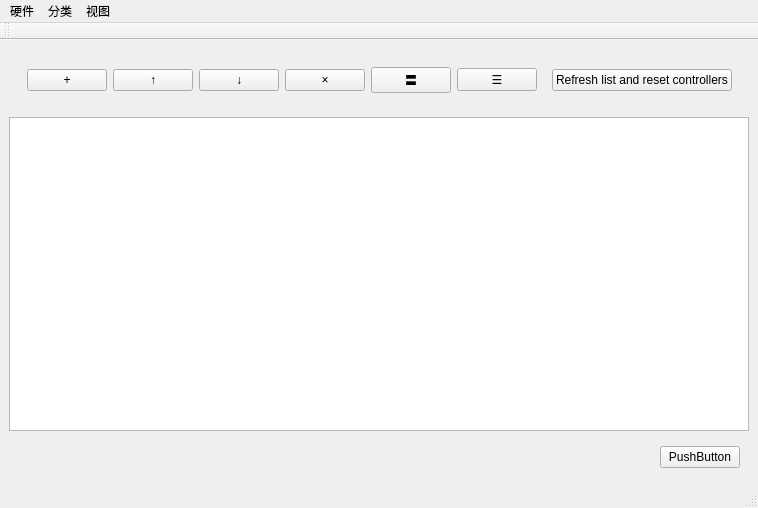
<?xml version="1.0" encoding="UTF-8"?>
<ui version="4.0">
 <class>hardware</class>
 <widget class="QMainWindow" name="hardware">
  <property name="geometry">
   <rect>
    <x>0</x>
    <y>0</y>
    <width>758</width>
    <height>508</height>
   </rect>
  </property>
  <property name="windowTitle">
   <string>MainWindow</string>
  </property>
  <widget class="QWidget" name="centralwidget">
   <layout class="QVBoxLayout" name="verticalLayout">
    <item>
     <widget class="QWidget" name="widget_3" native="true">
      <layout class="QHBoxLayout" name="horizontalLayout_3">
       <item>
        <widget class="QWidget" name="widget" native="true">
         <layout class="QHBoxLayout" name="horizontalLayout_2">
          <item>
           <widget class="QPushButton" name="Plus_Button">
            <property name="text">
             <string>+</string>
            </property>
           </widget>
          </item>
          <item>
           <widget class="QPushButton" name="Up_Button">
            <property name="text">
             <string>↑</string>
            </property>
           </widget>
          </item>
          <item>
           <widget class="QPushButton" name="Down_Button">
            <property name="text">
             <string>↓</string>
            </property>
           </widget>
          </item>
          <item>
           <widget class="QPushButton" name="Delete_button">
            <property name="text">
             <string>×</string>
            </property>
           </widget>
          </item>
          <item>
           <widget class="QPushButton" name="Big_Icon">
            <property name="text">
             <string>〓</string>
            </property>
           </widget>
          </item>
          <item>
           <widget class="QPushButton" name="Small_Icon">
            <property name="text">
             <string>☰</string>
            </property>
           </widget>
          </item>
         </layout>
        </widget>
       </item>
       <item>
        <widget class="QPushButton" name="Refresh_Button">
         <property name="text">
          <string>Refresh list and reset controllers</string>
         </property>
        </widget>
       </item>
       <item>
        <spacer name="horizontalSpacer_2">
         <property name="orientation">
          <enum>Qt::Horizontal</enum>
         </property>
         <property name="sizeHint" stdset="0">
          <size>
           <width>40</width>
           <height>20</height>
          </size>
         </property>
        </spacer>
       </item>
      </layout>
     </widget>
    </item>
    <item>
     <widget class="hardware_table" name="tableView"/>
    </item>
    <item>
     <widget class="QWidget" name="widget_2" native="true">
      <layout class="QHBoxLayout" name="horizontalLayout">
       <item>
        <spacer name="horizontalSpacer">
         <property name="orientation">
          <enum>Qt::Horizontal</enum>
         </property>
         <property name="sizeHint" stdset="0">
          <size>
           <width>40</width>
           <height>20</height>
          </size>
         </property>
        </spacer>
       </item>
       <item>
        <widget class="QPushButton" name="pushButton_7">
         <property name="text">
          <string>PushButton</string>
         </property>
        </widget>
       </item>
      </layout>
     </widget>
    </item>
   </layout>
  </widget>
  <widget class="QMenuBar" name="menubar">
   <property name="geometry">
    <rect>
     <x>0</x>
     <y>0</y>
     <width>758</width>
     <height>23</height>
    </rect>
   </property>
   <widget class="QMenu" name="menu">
    <property name="title">
     <string>硬件</string>
    </property>
   </widget>
   <widget class="QMenu" name="menu_2">
    <property name="title">
     <string>分类</string>
    </property>
   </widget>
   <widget class="QMenu" name="menu_3">
    <property name="title">
     <string>视图</string>
    </property>
   </widget>
   <addaction name="menu"/>
   <addaction name="menu_2"/>
   <addaction name="menu_3"/>
  </widget>
  <widget class="QStatusBar" name="statusbar"/>
  <widget class="QToolBar" name="toolBar">
   <property name="windowTitle">
    <string>toolBar</string>
   </property>
   <attribute name="toolBarArea">
    <enum>TopToolBarArea</enum>
   </attribute>
   <attribute name="toolBarBreak">
    <bool>false</bool>
   </attribute>
  </widget>
 </widget>
 <customwidgets>
  <customwidget>
   <class>hardware_table</class>
   <extends>QTableView</extends>
   <header location="global">hardware.h</header>
  </customwidget>
 </customwidgets>
 <resources/>
 <connections/>
</ui>
